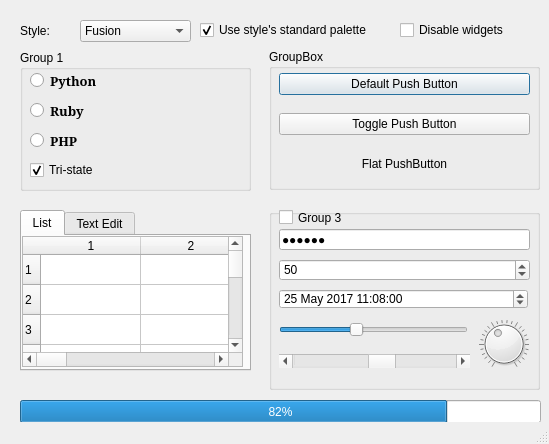
<?xml version="1.0" encoding="UTF-8"?>
<ui version="4.0">
 <class>Style</class>
 <widget class="QMainWindow" name="Style">
  <property name="enabled">
   <bool>true</bool>
  </property>
  <property name="geometry">
   <rect>
    <x>0</x>
    <y>0</y>
    <width>549</width>
    <height>444</height>
   </rect>
  </property>
  <property name="windowTitle">
   <string>MainWindow</string>
  </property>
  <property name="tabShape">
   <enum>QTabWidget::Rounded</enum>
  </property>
  <widget class="QWidget" name="centralwidget">
   <widget class="QWidget" name="horizontalLayoutWidget">
    <property name="geometry">
     <rect>
      <x>20</x>
      <y>20</y>
      <width>51</width>
      <height>21</height>
     </rect>
    </property>
    <layout class="QHBoxLayout" name="horizontalLayout">
     <item>
      <widget class="QLabel" name="label">
       <property name="text">
        <string>Style:</string>
       </property>
      </widget>
     </item>
    </layout>
   </widget>
   <widget class="QWidget" name="verticalLayoutWidget_23">
    <property name="geometry">
     <rect>
      <x>80</x>
      <y>20</y>
      <width>111</width>
      <height>22</height>
     </rect>
    </property>
    <layout class="QVBoxLayout" name="verticalLayout_23">
     <item>
      <widget class="QComboBox" name="comboBox">
       <item>
        <property name="text">
         <string>Fusion</string>
        </property>
       </item>
      </widget>
     </item>
    </layout>
   </widget>
   <widget class="QWidget" name="verticalLayoutWidget_24">
    <property name="geometry">
     <rect>
      <x>200</x>
      <y>20</y>
      <width>191</width>
      <height>21</height>
     </rect>
    </property>
    <layout class="QVBoxLayout" name="verticalLayout_24">
     <item>
      <widget class="QCheckBox" name="checkBox">
       <property name="enabled">
        <bool>true</bool>
       </property>
       <property name="acceptDrops">
        <bool>false</bool>
       </property>
       <property name="text">
        <string>Use style's standard palette</string>
       </property>
       <property name="checked">
        <bool>true</bool>
       </property>
      </widget>
     </item>
    </layout>
   </widget>
   <widget class="QWidget" name="verticalLayoutWidget_25">
    <property name="geometry">
     <rect>
      <x>400</x>
      <y>20</y>
      <width>141</width>
      <height>21</height>
     </rect>
    </property>
    <layout class="QVBoxLayout" name="verticalLayout_25">
     <item>
      <widget class="QCheckBox" name="checkBox_2">
       <property name="text">
        <string>Disable widgets</string>
       </property>
      </widget>
     </item>
    </layout>
   </widget>
   <widget class="QWidget" name="gridLayoutWidget">
    <property name="geometry">
     <rect>
      <x>20</x>
      <y>50</y>
      <width>231</width>
      <height>141</height>
     </rect>
    </property>
    <layout class="QGridLayout" name="gridLayout">
     <item row="1" column="0">
      <widget class="QGroupBox" name="groupBox">
       <property name="title">
        <string>Group 1</string>
       </property>
       <widget class="QWidget" name="verticalLayoutWidget">
        <property name="geometry">
         <rect>
          <x>10</x>
          <y>20</y>
          <width>111</width>
          <height>21</height>
         </rect>
        </property>
        <layout class="QVBoxLayout" name="verticalLayout">
         <item>
          <widget class="QRadioButton" name="radioButton">
           <property name="font">
            <font>
             <family>Constantia</family>
             <pointsize>10</pointsize>
             <weight>75</weight>
             <bold>true</bold>
            </font>
           </property>
           <property name="text">
            <string>Python</string>
           </property>
          </widget>
         </item>
        </layout>
       </widget>
       <widget class="QWidget" name="verticalLayoutWidget_2">
        <property name="geometry">
         <rect>
          <x>10</x>
          <y>50</y>
          <width>111</width>
          <height>21</height>
         </rect>
        </property>
        <layout class="QVBoxLayout" name="verticalLayout_2">
         <item>
          <widget class="QRadioButton" name="radioButton_2">
           <property name="font">
            <font>
             <family>Constantia</family>
             <pointsize>10</pointsize>
             <weight>75</weight>
             <bold>true</bold>
            </font>
           </property>
           <property name="text">
            <string>Ruby</string>
           </property>
          </widget>
         </item>
        </layout>
       </widget>
       <widget class="QWidget" name="verticalLayoutWidget_3">
        <property name="geometry">
         <rect>
          <x>10</x>
          <y>80</y>
          <width>111</width>
          <height>21</height>
         </rect>
        </property>
        <layout class="QVBoxLayout" name="verticalLayout_3">
         <item>
          <widget class="QRadioButton" name="radioButton_3">
           <property name="font">
            <font>
             <family>Constantia</family>
             <pointsize>10</pointsize>
             <weight>75</weight>
             <bold>true</bold>
            </font>
           </property>
           <property name="text">
            <string>PHP</string>
           </property>
          </widget>
         </item>
        </layout>
       </widget>
       <widget class="QWidget" name="verticalLayoutWidget_4">
        <property name="geometry">
         <rect>
          <x>10</x>
          <y>110</y>
          <width>111</width>
          <height>21</height>
         </rect>
        </property>
        <layout class="QVBoxLayout" name="verticalLayout_4">
         <item>
          <widget class="QCheckBox" name="checkBox_3">
           <property name="text">
            <string>Tri-state</string>
           </property>
           <property name="checked">
            <bool>true</bool>
           </property>
           <property name="tristate">
            <bool>true</bool>
           </property>
          </widget>
         </item>
        </layout>
       </widget>
      </widget>
     </item>
    </layout>
   </widget>
   <widget class="QWidget" name="gridLayoutWidget_2">
    <property name="geometry">
     <rect>
      <x>269</x>
      <y>49</y>
      <width>271</width>
      <height>141</height>
     </rect>
    </property>
    <layout class="QGridLayout" name="gridLayout_2">
     <item row="0" column="0">
      <widget class="QGroupBox" name="groupBox_2">
       <property name="title">
        <string>GroupBox</string>
       </property>
       <widget class="QWidget" name="verticalLayoutWidget_5">
        <property name="geometry">
         <rect>
          <x>10</x>
          <y>20</y>
          <width>251</width>
          <height>31</height>
         </rect>
        </property>
        <layout class="QVBoxLayout" name="verticalLayout_5">
         <item>
          <widget class="QPushButton" name="pushButton">
           <property name="text">
            <string>Default Push Button</string>
           </property>
           <property name="autoDefault">
            <bool>false</bool>
           </property>
           <property name="default">
            <bool>true</bool>
           </property>
          </widget>
         </item>
        </layout>
       </widget>
       <widget class="QWidget" name="verticalLayoutWidget_7">
        <property name="geometry">
         <rect>
          <x>10</x>
          <y>100</y>
          <width>251</width>
          <height>31</height>
         </rect>
        </property>
        <layout class="QVBoxLayout" name="verticalLayout_8">
         <item>
          <widget class="QPushButton" name="pushButton_3">
           <property name="text">
            <string>Flat PushButton</string>
           </property>
           <property name="flat">
            <bool>true</bool>
           </property>
          </widget>
         </item>
        </layout>
       </widget>
       <widget class="QWidget" name="verticalLayoutWidget_6">
        <property name="geometry">
         <rect>
          <x>10</x>
          <y>60</y>
          <width>251</width>
          <height>31</height>
         </rect>
        </property>
        <layout class="QVBoxLayout" name="verticalLayout_7">
         <item>
          <widget class="QPushButton" name="pushButton_2">
           <property name="text">
            <string>Toggle Push Button</string>
           </property>
           <property name="checkable">
            <bool>true</bool>
           </property>
           <property name="checked">
            <bool>false</bool>
           </property>
           <property name="autoDefault">
            <bool>true</bool>
           </property>
           <property name="default">
            <bool>false</bool>
           </property>
           <property name="flat">
            <bool>false</bool>
           </property>
          </widget>
         </item>
        </layout>
       </widget>
      </widget>
     </item>
    </layout>
   </widget>
   <widget class="QWidget" name="gridLayoutWidget_3">
    <property name="geometry">
     <rect>
      <x>20</x>
      <y>210</y>
      <width>231</width>
      <height>161</height>
     </rect>
    </property>
    <layout class="QGridLayout" name="gridLayout_3">
     <item row="0" column="0">
      <widget class="QTabWidget" name="tabWidget">
       <property name="currentIndex">
        <number>0</number>
       </property>
       <widget class="QWidget" name="tab">
        <attribute name="title">
         <string>List</string>
        </attribute>
        <widget class="QTableWidget" name="tableWidget">
         <property name="geometry">
          <rect>
           <x>0</x>
           <y>0</y>
           <width>221</width>
           <height>131</height>
          </rect>
         </property>
         <property name="rowCount">
          <number>10</number>
         </property>
         <property name="columnCount">
          <number>6</number>
         </property>
         <row/>
         <row/>
         <row/>
         <row/>
         <row/>
         <row/>
         <row/>
         <row/>
         <row/>
         <row/>
         <column/>
         <column/>
         <column/>
         <column/>
         <column/>
         <column/>
        </widget>
       </widget>
       <widget class="QWidget" name="tab_2">
        <attribute name="title">
         <string>Text Edit</string>
        </attribute>
       </widget>
      </widget>
     </item>
    </layout>
   </widget>
   <widget class="QWidget" name="gridLayoutWidget_4">
    <property name="geometry">
     <rect>
      <x>269</x>
      <y>209</y>
      <width>271</width>
      <height>181</height>
     </rect>
    </property>
    <layout class="QGridLayout" name="gridLayout_4">
     <item row="0" column="0">
      <widget class="QGroupBox" name="groupBox_3">
       <property name="title">
        <string/>
       </property>
       <widget class="QWidget" name="verticalLayoutWidget_8">
        <property name="geometry">
         <rect>
          <x>10</x>
          <y>20</y>
          <width>251</width>
          <height>21</height>
         </rect>
        </property>
        <layout class="QVBoxLayout" name="verticalLayout_9">
         <item>
          <widget class="QLineEdit" name="lineEdit">
           <property name="sizePolicy">
            <sizepolicy hsizetype="Expanding" vsizetype="Maximum">
             <horstretch>0</horstretch>
             <verstretch>0</verstretch>
            </sizepolicy>
           </property>
           <property name="text">
            <string>123456</string>
           </property>
           <property name="echoMode">
            <enum>QLineEdit::Password</enum>
           </property>
          </widget>
         </item>
        </layout>
       </widget>
       <widget class="QWidget" name="verticalLayoutWidget_9">
        <property name="geometry">
         <rect>
          <x>10</x>
          <y>50</y>
          <width>251</width>
          <height>22</height>
         </rect>
        </property>
        <layout class="QVBoxLayout" name="verticalLayout_10">
         <item>
          <widget class="QSpinBox" name="spinBox">
           <property name="value">
            <number>50</number>
           </property>
          </widget>
         </item>
        </layout>
       </widget>
       <widget class="QWidget" name="verticalLayoutWidget_10">
        <property name="geometry">
         <rect>
          <x>10</x>
          <y>80</y>
          <width>251</width>
          <height>22</height>
         </rect>
        </property>
        <layout class="QVBoxLayout" name="verticalLayout_11"/>
       </widget>
       <widget class="QWidget" name="horizontalLayoutWidget_2">
        <property name="geometry">
         <rect>
          <x>10</x>
          <y>110</y>
          <width>191</width>
          <height>24</height>
         </rect>
        </property>
        <layout class="QHBoxLayout" name="horizontalLayout_2"/>
       </widget>
       <widget class="QWidget" name="horizontalLayoutWidget_3">
        <property name="geometry">
         <rect>
          <x>10</x>
          <y>140</y>
          <width>191</width>
          <height>24</height>
         </rect>
        </property>
        <layout class="QHBoxLayout" name="horizontalLayout_3">
         <item>
          <widget class="QScrollBar" name="horizontalScrollBar">
           <property name="sliderPosition">
            <number>55</number>
           </property>
           <property name="orientation">
            <enum>Qt::Horizontal</enum>
           </property>
          </widget>
         </item>
        </layout>
       </widget>
       <widget class="QWidget" name="gridLayoutWidget_5">
        <property name="geometry">
         <rect>
          <x>210</x>
          <y>110</y>
          <width>52</width>
          <height>52</height>
         </rect>
        </property>
        <layout class="QGridLayout" name="gridLayout_5"/>
       </widget>
       <widget class="QDateTimeEdit" name="dateTimeEdit">
        <property name="geometry">
         <rect>
          <x>10</x>
          <y>80</y>
          <width>249</width>
          <height>20</height>
         </rect>
        </property>
        <property name="dateTime">
         <datetime>
          <hour>11</hour>
          <minute>8</minute>
          <second>0</second>
          <year>2017</year>
          <month>5</month>
          <day>25</day>
         </datetime>
        </property>
       </widget>
       <widget class="QSlider" name="horizontalSlider">
        <property name="geometry">
         <rect>
          <x>10</x>
          <y>110</y>
          <width>189</width>
          <height>22</height>
         </rect>
        </property>
        <property name="sliderPosition">
         <number>40</number>
        </property>
        <property name="tracking">
         <bool>true</bool>
        </property>
        <property name="orientation">
         <enum>Qt::Horizontal</enum>
        </property>
       </widget>
       <widget class="QDial" name="dial">
        <property name="geometry">
         <rect>
          <x>210</x>
          <y>110</y>
          <width>50</width>
          <height>50</height>
         </rect>
        </property>
        <property name="sliderPosition">
         <number>40</number>
        </property>
        <property name="wrapping">
         <bool>false</bool>
        </property>
        <property name="notchesVisible">
         <bool>true</bool>
        </property>
       </widget>
       <widget class="QCheckBox" name="checkBox_4">
        <property name="geometry">
         <rect>
          <x>10</x>
          <y>0</y>
          <width>70</width>
          <height>17</height>
         </rect>
        </property>
        <property name="text">
         <string>Group 3</string>
        </property>
       </widget>
      </widget>
     </item>
    </layout>
   </widget>
   <widget class="QProgressBar" name="progressBar">
    <property name="geometry">
     <rect>
      <x>20</x>
      <y>400</y>
      <width>521</width>
      <height>23</height>
     </rect>
    </property>
    <property name="value">
     <number>82</number>
    </property>
   </widget>
  </widget>
  <widget class="QStatusBar" name="statusbar"/>
 </widget>
 <resources/>
 <connections/>
</ui>
